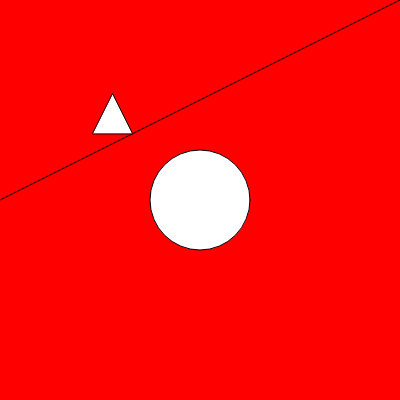
Frame 1 (no input)
Frame 60 (no input): identical to frame 1, image omitted
Frame 120 (the mouse pressed at the canvas centre since frame 60): identical to frame 1, image omitted

The p5.js sketch that drew this single still picture (run headless with seeded random() and noise() and a simulated clock; from frame 60 on, the mouse is pressed at the canvas centre):

// p5.js sketch
// ── sketch.js
let bg;

function setup() {
  createCanvas(400, 400);
  bg = color(255, 0, 0);
}

function draw() {
  background(bg);
  line(0, height/2, width, 0);
  ellipse(width/2, height/2, 100, 100);
  myTriangle(.05, width/3.55, height/4.26);
  //console.log("mouseX: "+mouseX, "mouseY: "+mouseY);

}

function windowResized() {
  resizeCanvas(windowWidth, windowHeight);
  bg = color(random(255), random(255), random(255));
}

function myTriangle(amountOfWindow, x, y){
  push();
  const size = width * amountOfWindow;
  //triangleMode(CENTER);
  translate(x, y);
  triangle(0, 0, size, size*2, -size, size*2);
  pop();
}
